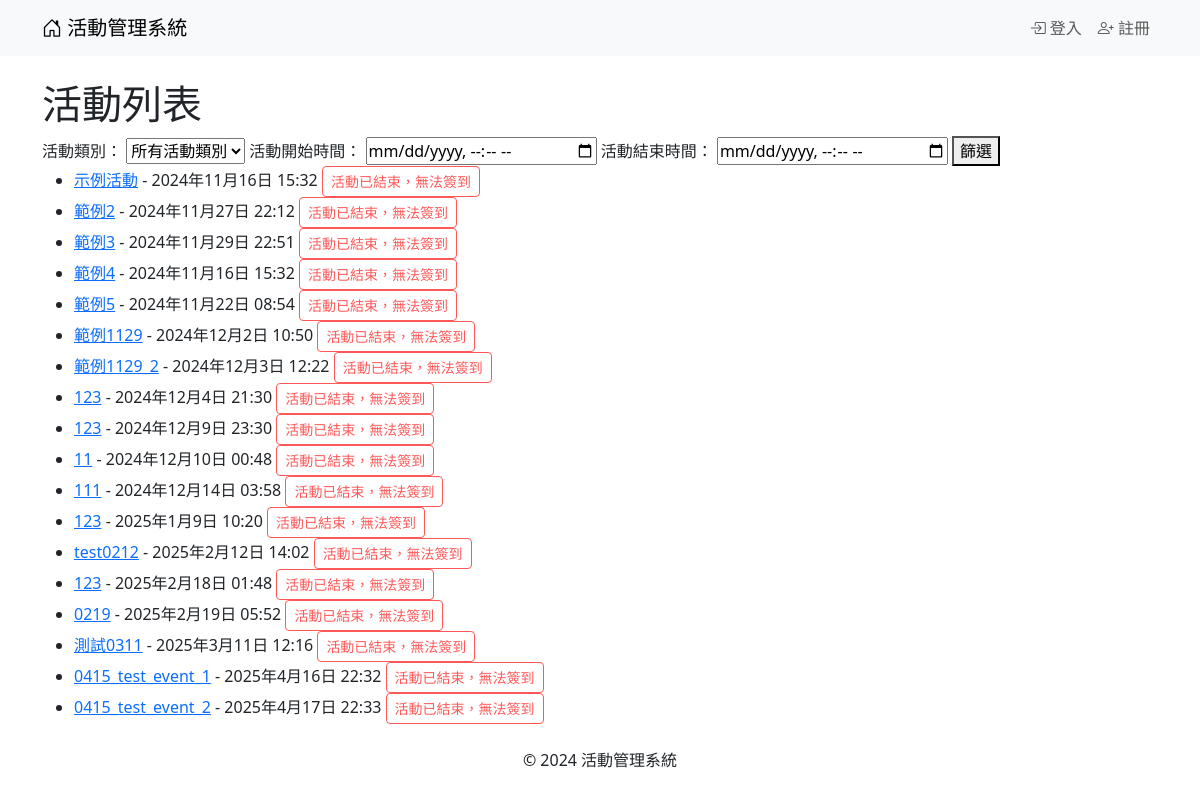
/events/, run on an earlier commit of the app's database.
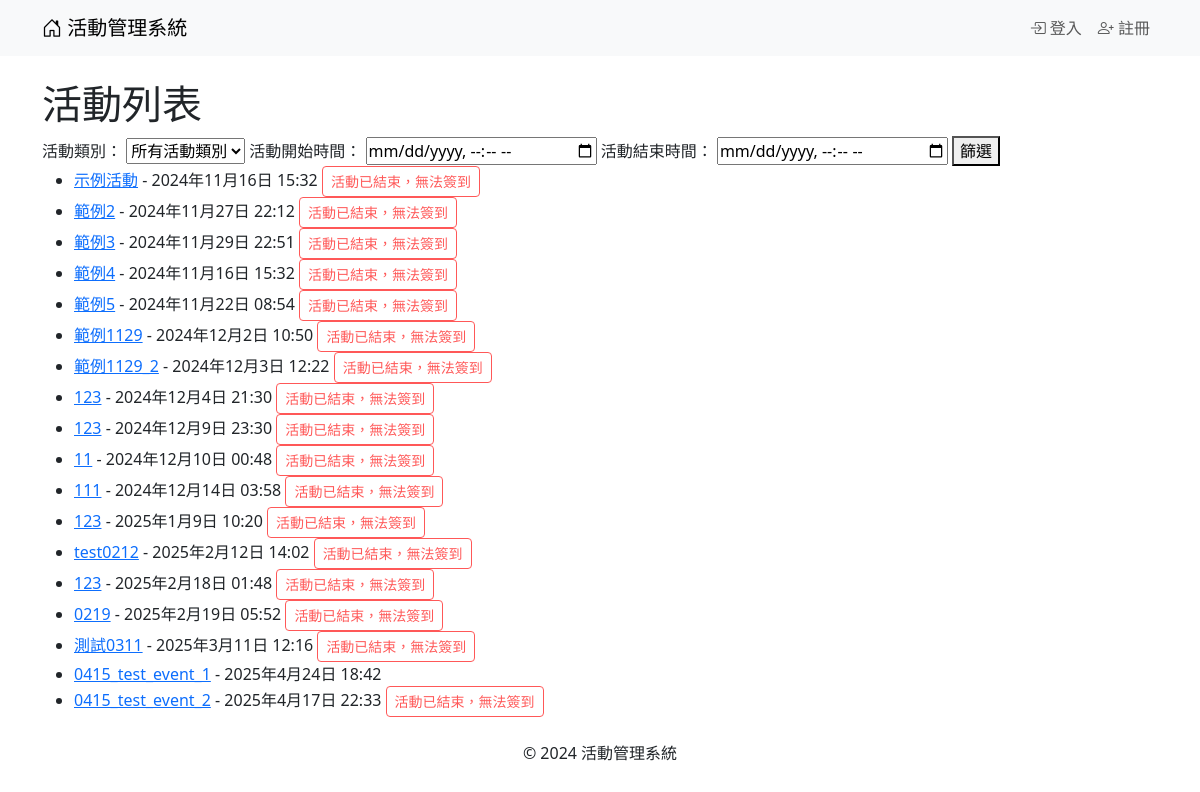
And on a later commit of the database.
### events/models.py (models this page shows, shortened)
class Event(models.Model):
    ACTIVITY_TYPES = [
        ('lecture', '講座'),
        ('seminar', '研討會'),
    ]
    STATUS_CHOICES = [
        ('open', '報名中'),
        ('closed', '報名截止'),
        ('not_open', '尚未開放報名'),
    ]
    name = models.CharField(max_length=200)
    description = models.TextField()
    event_time = models.DateTimeField()
    end_time = models.DateTimeField()
    location = models.CharField(max_length=200)
    capacity_limit = models.PositiveIntegerField()
    registration_start = models.DateTimeField()
    registration_end = models.DateTimeField()
    activity_type = models.CharField(max_length=20, choices=ACTIVITY_TYPES)
    status = models.CharField(max_length=20, choices=STATUS_CHOICES, default='not_open')
    published_time = models.DateTimeField(auto_now_add=True)
    updated_time = models.DateTimeField(auto_now=True)
    poster = models.ImageField(upload_to='posters/', blank=True, null=True)
    language = models.CharField(max_length=100, blank=True, null=True)

### events/views.py (the view)
# urls.py: path('', views.event_list, name='event_list'),
def event_list(request):
    events = Event.objects.all()
    return render(request, 'events/event_list.html', {
        'events': events,
        'now': now(),
    })

### templates/events/event_list.html (shortened to what this page needs)
{% extends 'base.html' %}
{% block content %}
    <h1>活動列表</h1>
    <form method="get" action="{% url 'event_list' %}">
        <label for="activity_type">活動類別：</label>
        <select name="activity_type" id="activity_type">
            <option value="">所有活動類別</option>
        </select>
        <label for="start_time">活動開始時間：</label>
        <input type="datetime-local" name="start_time" id="start_time" value="{{ request.GET.start_time }}">
        <label for="end_time">活動結束時間：</label>
        <input type="datetime-local" name="end_time" id="end_time" value="{{ request.GET.end_time }}">
        <button type="submit">篩選</button>
    </form>
    <ul>
        {% for event in events %}
            <li>
                <a href="{% url 'event_detail' event.id %}">{{ event.name }}</a> - {{ event.event_time }}
                {% if event.end_time <= now %}
                    <button type="button" class="btn btn-sm btn-sm " style="color: red;"  disabled>活動已結束，無法簽到</button>
                {% endif %}
            </li>
        {% empty %}
            <li>目前沒有活動。</li>
        {% endfor %}
    </ul>
{% endblock %}

What changed in the data, as far as the page shows it:
changed Event "0415_test_event_1": event_time "2025年4月16日 22:32" → "2025年4月24日 18:42"; no longer shows "活動已結束，無法簽到"
